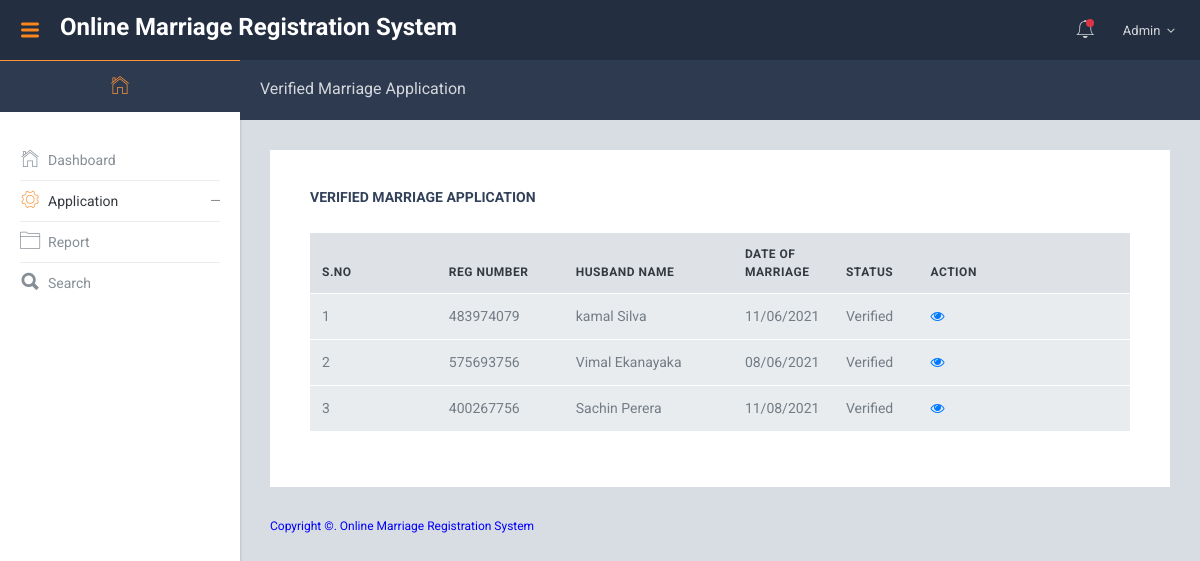
Screenshot of /admin/verified-marriage-application.php (signed in) with the database file from the repository.
### tables this page shows
CREATE TABLE `tblregistration` (
  `ID` int(10) NOT NULL,
  `RegistrationNumber` varchar(100) DEFAULT NULL,
  `UserID` int(10) DEFAULT NULL,
  `DateofMarriage` varchar(200) NOT NULL,
  `HusbandName` varchar(200) DEFAULT NULL,
  `HusImage` varchar(200) NOT NULL,
  `HusbandReligion` varchar(50) DEFAULT NULL,
  `Husbanddob` varchar(200) DEFAULT NULL,
  `HusbandSBM` varchar(50) DEFAULT NULL,
  `HusbandAdd` mediumtext DEFAULT NULL,
  `HusbandZipcode` int(10) DEFAULT NULL,
  `HusbandState` varchar(200) DEFAULT NULL,
  `HusbandAdharno` varchar(200) DEFAULT NULL,
  `WifeName` varchar(200) DEFAULT NULL,
  `WifeImage` varchar(200) NOT NULL,
  `WifeReligion` varchar(200) DEFAULT NULL,
  `Wifedob` varchar(200) DEFAULT NULL,
  `WifeSBM` varchar(50) DEFAULT NULL,
  `WifeAdd` mediumtext DEFAULT NULL,
  `WifeZipcode` int(10) DEFAULT NULL,
  `WifeState` varchar(200) DEFAULT NULL,
  `WifeAdharNo` varchar(200) DEFAULT NULL,
  `WitnessNamefirst` varchar(200) DEFAULT NULL,
  `WitnessAddressFirst` mediumtext DEFAULT NULL,
  `WitnessNamesec` varchar(200) DEFAULT NULL,
  `WitnessAddresssec` mediumtext DEFAULT NULL,
  `WitnessNamethird` varchar(200) DEFAULT NULL,
  `WitnessAddressthird` mediumtext DEFAULT NULL,
  `RegDate` timestamp NOT NULL DEFAULT current_timestamp() ON UPDATE current_timestamp(),
  `Status` varchar(100) DEFAULT NULL,
  `Remark` varchar(120) DEFAULT NULL,
  `UpdationDate` timestamp NULL DEFAULT NULL ON UPDATE current_timestamp()
);

### admin/verified-marriage-application.php (the view, shortened to what this page needs)
<?php
include('includes/dbconnection.php');
if (strlen($_SESSION['omrsaid']==0)) {
  header('location:logout.php');
  } else{
  ?>
<!DOCTYPE html>
<html lang="en">
  <head>
    <link href="lib/font-awesome/css/font-awesome.css" rel="stylesheet">
    <link href="lib/Ionicons/css/ionicons.css" rel="stylesheet">
    <link href="lib/perfect-scrollbar/css/perfect-scrollbar.css" rel="stylesheet">
    <link href="lib/jquery-toggles/toggles-full.css" rel="stylesheet">
    <link href="lib/highlightjs/github.css" rel="stylesheet">
    <link href="lib/datatables/jquery.dataTables.css" rel="stylesheet">
    <link href="lib/select2/css/select2.min.css" rel="stylesheet">
    <link rel="stylesheet" href="css/amanda.css">
  </head>
  <body>
<?php include_once('includes/header.php');
include_once('includes/sidebar.php');
 ?>
    <div class="am-pagetitle">
      <h5 class="am-title">Verified Marriage Application</h5>
    </div>
    <div class="am-mainpanel">
      <div class="am-pagebody">
        <div class="card pd-20 pd-sm-40">
          <h6 class="card-body-title">Verified Marriage Application</h6>
          <div class="table-wrapper" style="padding-top: 20px">
            <table id="datatable1" class="table display responsive nowrap">
              <thead>
                <tr>
                  <th class="wd-15p">S.No</th>
                  <th class="wd-15p">Reg Number</th>
                  <th class="wd-20p">Husband Name</th>
                  <th class="wd-10p">Date of Marriage</th>
                  <th class="wd-10p">Status</th>
                  <th class="wd-25p">Action</th>
                </tr>
              </thead>
              <tbody>
                <?php
$sql="SELECT * from tblregistration where Status='Verified'";
$query = $dbh -> prepare($sql);
$query->execute();
$results=$query->fetchAll(PDO::FETCH_OBJ);
$cnt=1;
if($query->rowCount() > 0)
{
foreach($results as $row)
{               ?>
                <tr>
                  <td><?php echo htmlentities($cnt);?></td>
                  <td><?php  echo htmlentities($row->RegistrationNumber);?></td>
                  <td><?php  echo htmlentities($row->HusbandName);?></td>
                  <td><?php  echo htmlentities($row->DateofMarriage);?></td>
                <?php if($row->Status==""){ ?>
                     <td><?php echo "Still Pending"; ?></td>
<?php } else { ?>                  <td><?php  echo htmlentities($row->Status);?>
                  </td>
                  <?php } ?>
                  <td><a href="view-marriage-application-detail.php?viewid=<?php echo htmlentities ($row->ID);?>"><i class="fa fa-eye" aria-hidden="true"></i></a></td>
                </tr>
              <?php $cnt=$cnt+1;}} ?>
              </tbody>
            </table>
          </div>
        </div>
      </div>
     <?php include_once('includes/footer.php');?>
    </div>
  </body>
</html>
<?php }  ?>

### admin/includes/header.php (shortened to what this page needs)
 <div class="am-header">
      <div class="am-header-left">
        <a id="naviconLeft" href="" class="am-navicon d-none d-lg-flex"><i class="icon ion-navicon-round"></i></a>
        <a href="index.html" class="am-logo">Online Marriage Registration System</a>
      </div>
      <div class="am-header-right">
        <div class="dropdown dropdown-notification">
          <a href="" class="nav-link pd-x-7 pos-relative" data-toggle="dropdown">
            <i class="icon ion-ios-bell-outline tx-24"></i>
            <span class="square-8 bg-danger pos-absolute t-15 r-0 rounded-circle"></span>
          </a>
        </div>
        <div class="dropdown dropdown-profile">
          <a href="" class="nav-link nav-link-profile" data-toggle="dropdown">
            <?php
$aid=$_SESSION['omrsaid'];
$sql="SELECT AdminName,Email from  tbladmin where ID=:aid";
$query = $dbh -> prepare($sql);
$query->bindParam(':aid',$aid,PDO::PARAM_STR);
$query->execute();
$results=$query->fetchAll(PDO::FETCH_OBJ);
$cnt=1;
if($query->rowCount() > 0)
{
foreach($results as $row)
{               ?>
            <span class="logged-name"><span class="hidden-xs-down"><?php  echo $row->AdminName;?></span> <i class="fa fa-angle-down mg-l-3"></i></span><?php $cnt=$cnt+1;}} ?>
          </a>
        </div>
      </div>
    </div>

### rows the page displays
tblregistration: RegistrationNumber "483974079", HusbandName "kamal Silva", DateofMarriage "11/06/2021", Status "Verified"
tblregistration: RegistrationNumber "575693756", HusbandName "Vimal Ekanayaka", DateofMarriage "08/06/2021", Status "Verified"
tblregistration: RegistrationNumber "400267756", HusbandName "Sachin Perera", DateofMarriage "11/08/2021", Status "Verified"

### other values shown
$row->AdminName "Admin"
